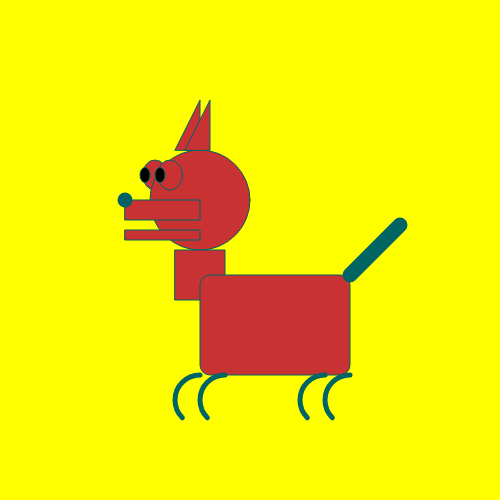
Frame 1 (no input)
Frame 60 (no input): identical to frame 1, image omitted
Frame 120 (the mouse pressed at the canvas centre since frame 60): identical to frame 1, image omitted

The p5.js sketch that drew this single still picture (run headless with seeded random() and noise() and a simulated clock; from frame 60 on, the mouse is pressed at the canvas centre):

// p5.js sketch
// ── sketch.js
//Global Variables
var backgroundColor = "yellow"; //strings
var mouthX = "125";


function setup() {
  // put setup code here
  createCanvas(500,500);
  background(0,100,0);
  //console.log(backgroundColor):
  console.log("backgroundColor:" + backgroundColor);
  //console.log(mouthX)
  console.log("mouthX:" + mouthX);
}

function draw() {
  // put drawing code here
  stroke(0,100,100);
  background(255);
  background(backgroundColor);
  strokeWeight(1);
  fill(200,50,50);

//first eye
  ellipse(155,175,25,30);

  //first pupil
  fill(0,0,0);
  ellipse(145,175,10,15);
  fill(200,50,50);

  // head
  ellipse(200,200,100,100);

  //mouth
  rect(mouthX,200,75,20);
  rect(mouthX,230,75,10);

strokeWeight(5);
  //nose
  ellipse(mouthX,200,10,10);
  point(mouthX,200);

strokeWeight(1);
  //second eye
  ellipse(170,175,25,30);

  //second pupil
  fill(0,0,0);
  ellipse(160,175,10,15);
  fill(200,50,50);

  //neck
  rect(175,250,50,50);

  //body
  rect(200,275,150,100,10);

  //ears
  triangle(175,150,200,100,200,150);
  triangle(175 + 10,150,200 + 10,100,200 + 10,150);

  //tail
  strokeWeight(15);
  line(350,275,350+50,275-50);
  strokeWeight(5);

  //legs
  noFill();
  angleMode(DEGREES);
  arc(200,400,50,50,135,270);
  arc(225,400,50,50,135,270);
  arc(325,400,50,50,135,270);
  arc(350,400,50,50,135,270);
}
